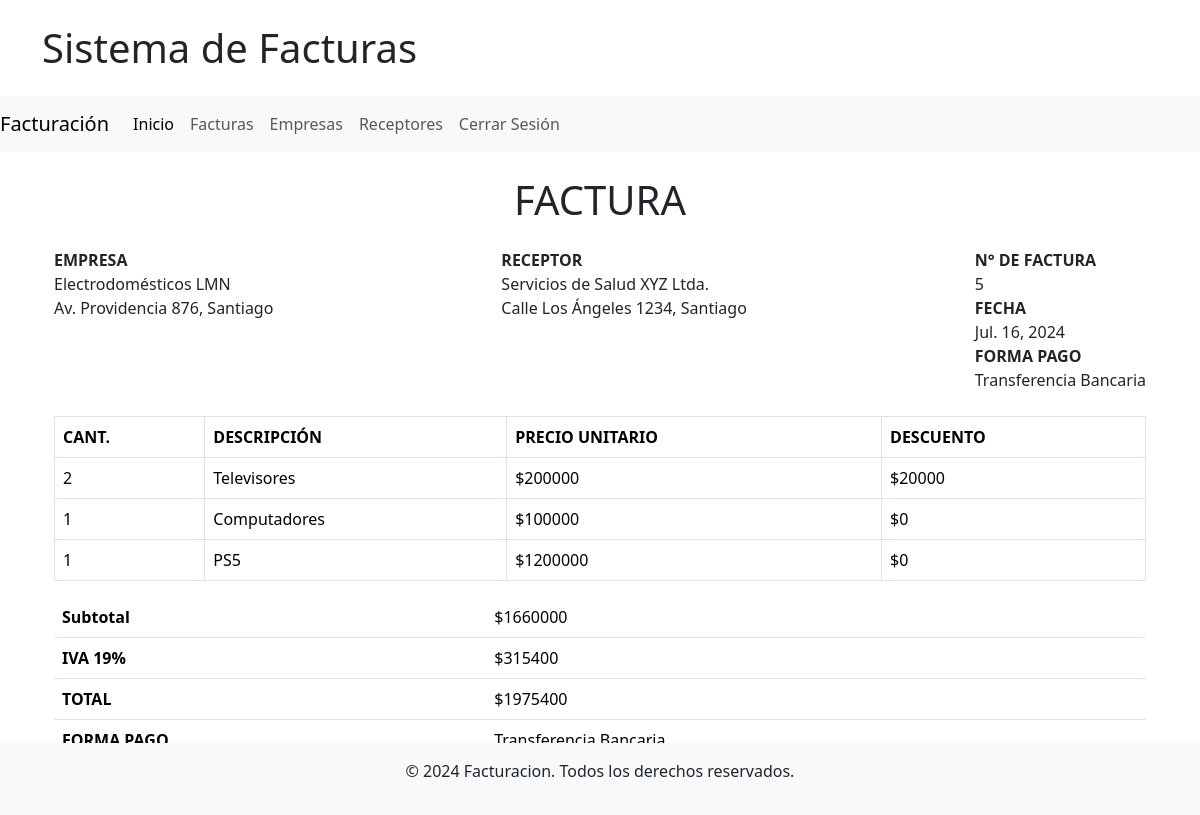
Screenshot of /factura/5/ (signed in) with the database file from the repository.
### facturas_aplicacion/models.py (models this page shows, shortened)
class Factura(models.Model):
    TIPO_FACTURA_CHOICES = [
        ('FE', 'Factura Electrónica'),
        ('FD', 'Factura de Exportación'),
    ]
    empresa = models.ForeignKey(Empresa, on_delete=models.CASCADE)
    receptor = models.ForeignKey(Receptor, on_delete=models.CASCADE)
    numero = models.AutoField(primary_key=True)
    fecha_emision = models.DateField()
    tipo_factura = models.CharField(max_length=2, choices=TIPO_FACTURA_CHOICES)
    forma_pago = models.ForeignKey(FormaPago, on_delete=models.SET_NULL, null=True, blank=True)

class Empresa(models.Model):
    razon_social = models.CharField(max_length=255)
    rut = models.CharField(max_length=12, unique=True)
    domicilio = models.CharField(max_length=255)
    giro = models.CharField(max_length=255)

class Receptor(models.Model):
    razon_social = models.CharField(max_length=255)
    rut = models.CharField(max_length=12, unique=True)
    domicilio = models.CharField(max_length=255)

class FormaPago(models.Model):
    forma_pago = models.CharField(max_length=100, unique=True)
    def __str__(self):
        return self.forma_pago

class DetalleFactura(models.Model):
    factura = models.ForeignKey('Factura', related_name='detalles', on_delete=models.CASCADE)
    descripcion = models.CharField(max_length=255)
    cantidad = models.PositiveIntegerField()
    precio_unitario = models.PositiveIntegerField()
    descuento = models.PositiveIntegerField(default=0)

### facturas_aplicacion/views.py (the view)
# urls.py: path('factura/<int:pk>/', login_required(factura_detail), name='factura_detail'),
def factura_detail(request, pk):
    factura = get_object_or_404(Factura, pk=pk)
    detalles = DetalleFactura.objects.filter(factura=factura)
    subtotal_original = sum(detalle.cantidad * detalle.precio_unitario for detalle in detalles)
    descuento_total = sum(detalle.cantidad * detalle.descuento for detalle in detalles)
    subtotal_con_descuento = subtotal_original - descuento_total
    iva_monto = subtotal_con_descuento * 0.19
    total = subtotal_con_descuento + iva_monto
    return render(request, 'factura_detail.html', {
        'factura': factura,
        'detalles': detalles,
        'subtotal': subtotal_con_descuento,
        'iva_monto': iva_monto,
        'total': total,
        'descuento_total': descuento_total
    })

### facturas_aplicacion/templates/factura_detail.html
{% extends 'base.html' %}
{% load humanize %}
{% load custom_filters %}
{% block template %}
<div class="container mt-4">
    <div class="row">
        <div class="col-md-12">
            <h1 class="text-center">FACTURA</h1>
            <div class="d-flex justify-content-between mt-4">
                <div>
                    <strong>EMPRESA</strong>
                    <p>{{ factura.empresa.razon_social }}<br>{{ factura.empresa.domicilio }}</p>
                </div>
                <div>
                    <strong>RECEPTOR</strong>
                    <p>{{ factura.receptor.razon_social }}<br>{{ factura.receptor.domicilio }}</p>
                </div>
                <div>
                    <strong>N° DE FACTURA</strong><br> {{ factura.numero }}<br>
                    <strong>FECHA</strong><br> {{ factura.fecha_emision }}<br>
                    <strong>FORMA PAGO</strong><br> {{ factura.forma_pago }}<br>
                </div>
            </div>
            <table class="table table-bordered mt-4">
                <thead class="thead-light">
                    <tr>
                        <th>CANT.</th>
                        <th>DESCRIPCIÓN</th>
                        <th>PRECIO UNITARIO</th>
                        <th>DESCUENTO</th>
                    </tr>
                </thead>
                <tbody>
                    {% for detalle in detalles %}
                    <tr>
                        <td>{{ detalle.cantidad }}</td>
                        <td>{{ detalle.descripcion }}</td>
                        <td>${{ detalle.precio_unitario|default_if_none:"0"|floatformat:0 }}</td>
                        <td>${{ detalle.descuento|default_if_none:"0"|floatformat:0 }}</td>
                    </tr>
                    {% endfor %}
                </tbody>
            </table>
            <div class="d-flex justify-content-end mt-3">
                <table class="table">
                    <tr>
                        <th>Subtotal</th>
                        <td>${{ subtotal|floatformat:0 }}</td>
                    </tr>
                    <tr>
                        <th>IVA 19%</th>
                        <td>${{ iva_monto|floatformat:0 }}</td>
                    </tr>
                    <tr>
                        <th>TOTAL</th>
                        <td>${{ total|floatformat:0 }}</td>
                    </tr>
                    <tr>
                        <th>FORMA PAGO</th>
                        <td>{{ factura.forma_pago }}</td>
                    </tr>
                </table>
            </div>
        </div>
    </div>
</div>
<a href="{% url 'factura_list' %}" class="btn btn-secondary">Volver</a>
{% endblock %}

### rows the page displays
Factura: empresa.razon_social "Electrodomésticos LMN", empresa.domicilio "Av. Providencia 876, Santiago", receptor.razon_social "Servicios de Salud XYZ Ltda.", receptor.domicilio "Calle Los Ángeles 1234, Santiago", numero "5", fecha_emision "Jul. 16, 2024", forma_pago "Transferencia Bancaria"
DetalleFactura: cantidad "2", descripcion "Televisores", precio_unitario "200000", descuento "20000"
DetalleFactura: cantidad "1", descripcion "Computadores", precio_unitario "100000", descuento "0"
DetalleFactura: cantidad "1", descripcion "PS5", precio_unitario "1200000", descuento "0"

### other values shown
{{ subtotal|floatformat:0 }} "1660000"
{{ iva_monto|floatformat:0 }} "315400"
{{ total|floatformat:0 }} "1975400"
